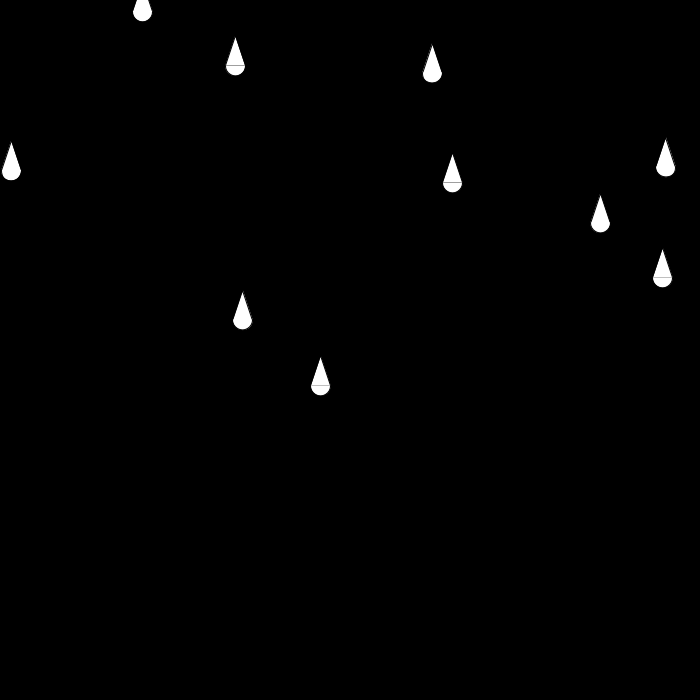
Frame 1 (no input)
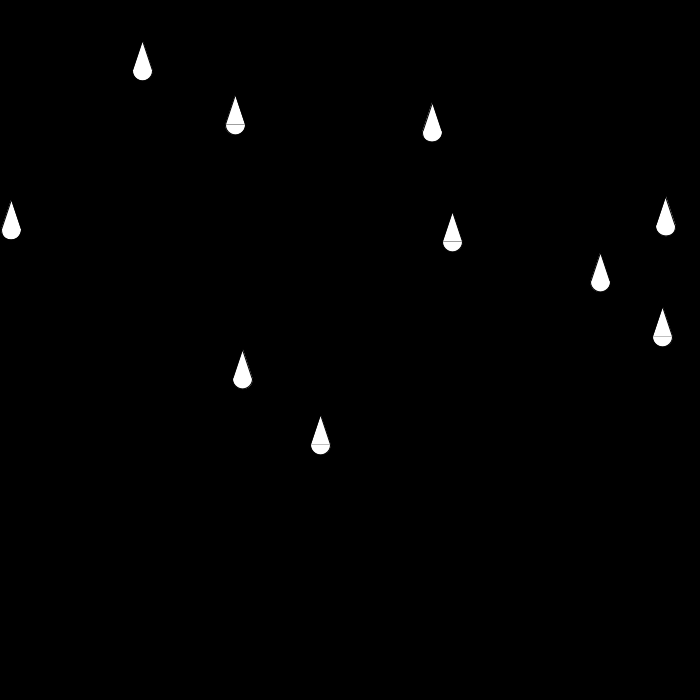
Frame 60 (the mouse pressed at the canvas centre just before this capture)
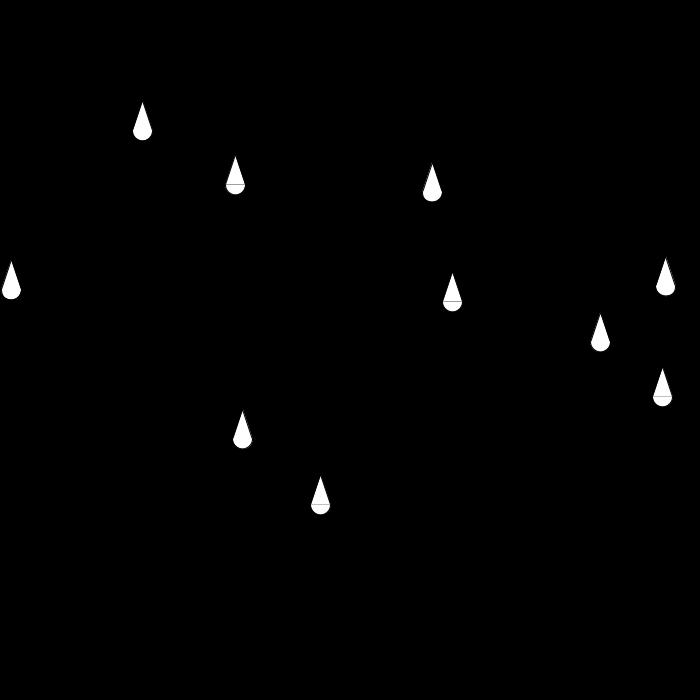
Frame 120 (the mouse held since frame 60 and released just before this capture)

The Processing sketch that drew these frames (run headless with seeded random() and noise(); from frame 60 on, the mouse is pressed at the canvas centre):

// Processing sketch: Falling_Teardrops__Julia_Lourenco
// ── Falling_Teardrops__Julia_Lourenco.pde
float [] tearsX = new float[10];
float [] tearsY = new float[10];
float puddleSize = 0;

void setup() {
  size(700, 700);
  for (int i = 0; i<tearsX.length; i++) {
    tearsX[i] = random(0, width);
    tearsY[i] = random(0, height);
  }
}

void draw() {
  background(0);
  for (int i = 0; i < tearsX.length; i++) {
    tearsY[i] += 1; // gets you fallimg teardrops
    teardrop(tearsX[i], tearsY[i], 20);
    if(tearsY[i] >= height) {
      tearsY[i] = 0;
      puddleSize++;
    }
  }
  ellipse(width/2, height-10, width, puddleSize);
}

void teardrop(float x, float y, float w) {
  triangle(x-w/2, y, x, y-1.5*w, x+w/2, y);
  arc(x, y, w, w, radians(-3), radians(183), OPEN);
}
